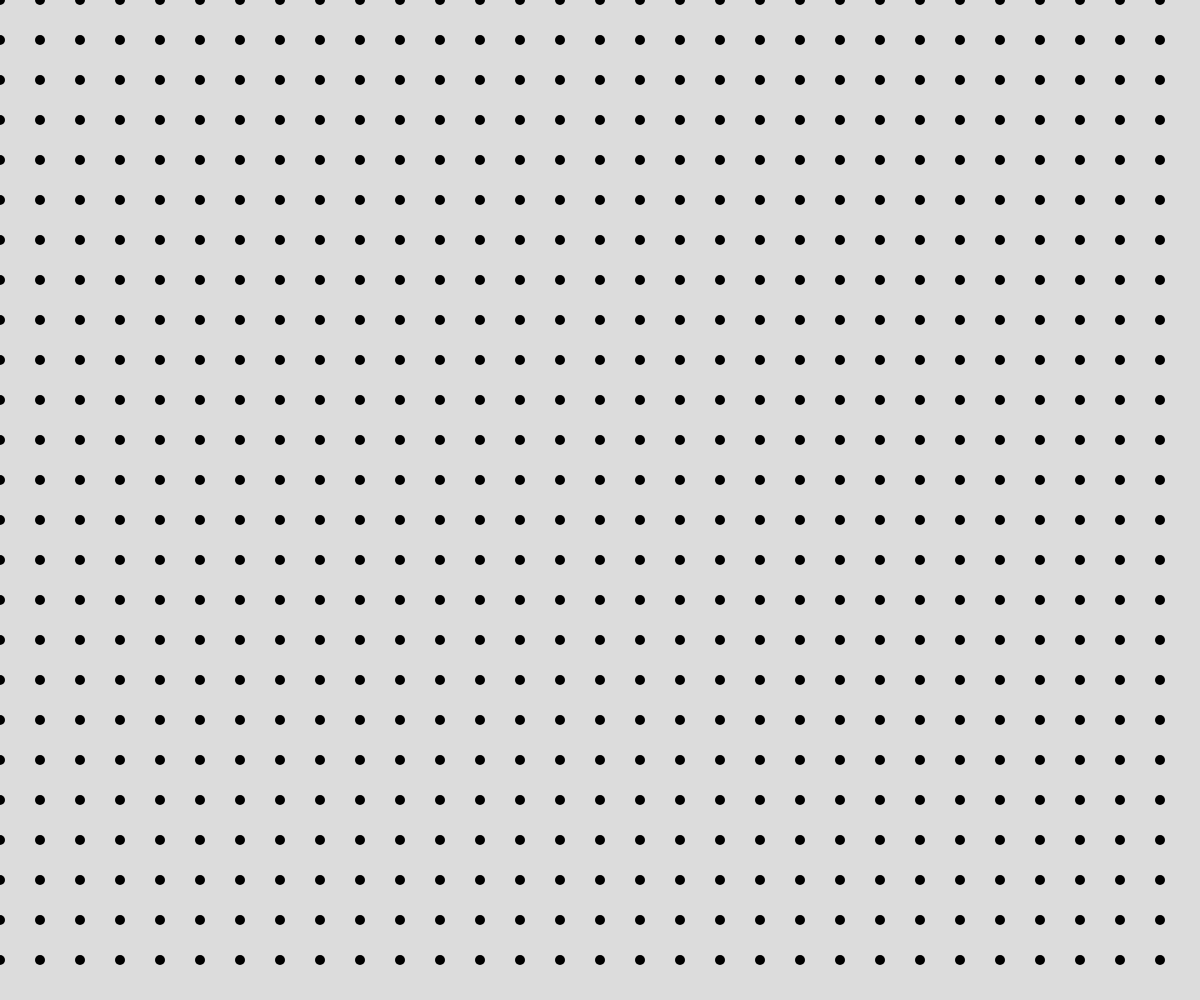
Frame 1 (no input)
Frame 60 (no input): identical to frame 1, image omitted
Frame 120 (the mouse pressed at the canvas centre since frame 60): identical to frame 1, image omitted

The p5.js sketch that drew this single still picture (run headless with seeded random() and noise() and a simulated clock; from frame 60 on, the mouse is pressed at the canvas centre):

// p5.js sketch
// ── sketch.js
let gridSize = 40;
let i = 10;

function setup() {
  createCanvas(windowWidth, windowHeight);
}

function grid() {
  let x = 0;   let y = 0;
  strokeWeight(i);

  while (x < width) {
    while(y < height) {
      point(x,y);

      y += gridSize;
    }
    y = 0;

    x += gridSize;
  }
}

function draw() {
  background(220);
  grid();
}
